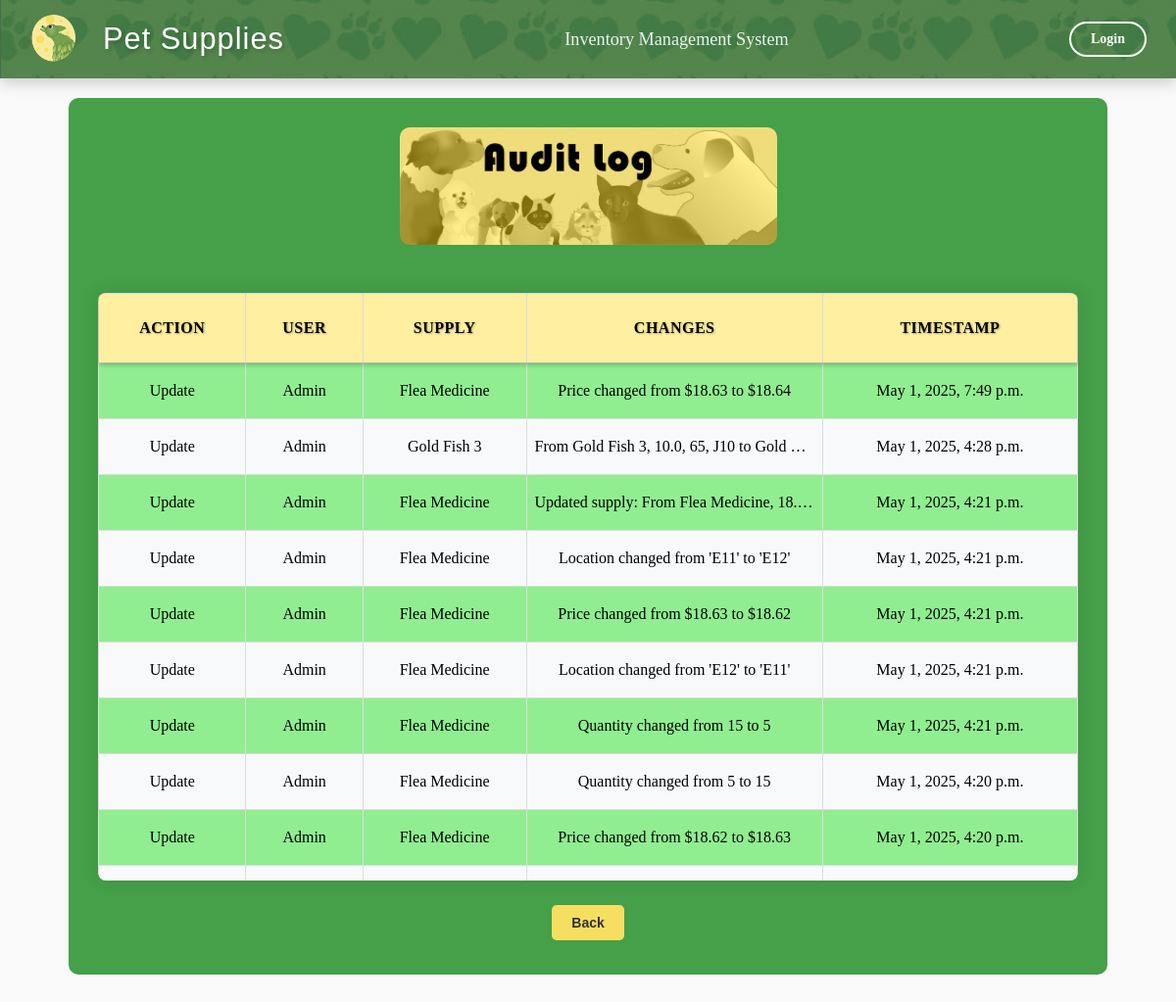
The page /audit-log/ on the database as committed earlier.
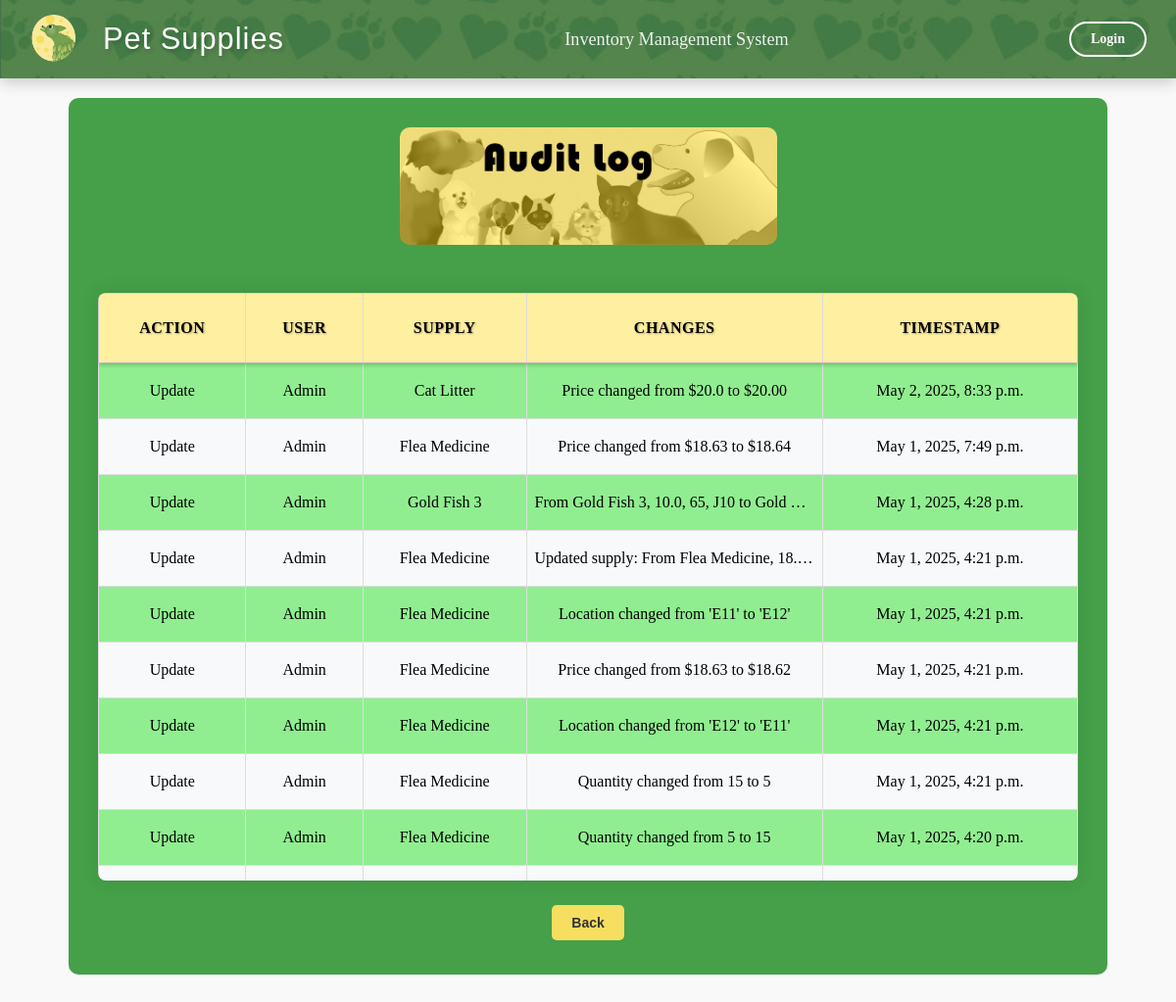
The same page on the database as committed later.
### inventory/models.py (models this page shows, shortened)
class AuditLog(models.Model):
    ACTION_CHOICES = (
        ('CREATE', 'Create'),
        ('UPDATE', 'Update'),
        ('DELETE', 'Delete'),
    )
    user = models.ForeignKey(User, on_delete=models.SET_NULL, null=True)  # Track the user making the change
    action = models.CharField(max_length=10, choices=ACTION_CHOICES)  # The type of action (CREATE, UPDATE, DELETE)
    supply = models.ForeignKey(Supply, on_delete=models.CASCADE)  # Link to the supply that was changed
    changes = models.TextField()  # Description of what was changed
    timestamp = models.DateTimeField(auto_now_add=True)  # When the change was made

class Supply(models.Model):
    name = models.CharField(max_length=255, primary_key=True)
    price = models.FloatField()
    quantity = models.IntegerField()
    location = models.CharField(max_length=255)
    reorder_point = models.PositiveIntegerField(default=5)
    deleted = models.BooleanField(default=False)

### inventory/views.py (the view)
# urls.py: path('audit-log/', views.audit_log, name='audit_log'),
def audit_log(request):
    logs = AuditLog.objects.all().order_by('-timestamp')
    return render(request, 'inventory/audit_log.html', {'logs': logs})

### inventory/templates/inventory/audit_log.html (shortened to what this page needs)
{% extends 'inventory/base.html' %}
{% load static %}
{% block content %}
<center>
<div class="conmain">
    <center>
        <img src="{% static 'icons/BannerAuL.jpg' %}" alt="audit_banner" class="login-image">
    </center>
    <div class="table-container">
        <table border="1" class="data_tab">
            <thead>
                <tr>
                    <th>Action</th>
                    <th>User</th>
                    <th>Supply</th>
                    <th>Changes</th>
                    <th>Timestamp</th>
                </tr>
            </thead>
            <tbody>
                {% for log in logs %}
                <tr>
                    <td>{{ log.get_action_display }}</td>
                    <td>{{ log.user.username }}</td>
                    <td>{{ log.supply.name }}</td>
                    <td class="changes">{{ log.changes }}</td>
                    <td>{{ log.timestamp }}</td>
                </tr>
                {% endfor %}
            </tbody>
        </table>
    </div>
    <center>
        <a href="{% url 'index' %}">
            <button type="button" class="back-button">Back</button>
        </a>
    </center>
</div>
</div>
{% endblock %}

Rows that differ between the two databases and show on the page:
no longer on this page (row unchanged): AuditLog: action "Update", user.username "Admin", supply.name "Flea Medicine", changes "Price changed from $18.62 to $18.63", timestamp "May 1, 2025, 4:20 p.m."
added AuditLog: action "Update", user.username "Admin", supply.name "Cat Litter", changes "Price changed from $20.0 to $20.00", timestamp "May 2, 2025, 8:33 p.m."
